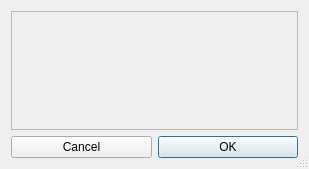
<?xml version="1.0" encoding="UTF-8"?>
<ui version="4.0">
 <class>CameraSelector</class>
 <widget class="QDialog" name="CameraSelector">
  <property name="windowModality">
   <enum>Qt::ApplicationModal</enum>
  </property>
  <property name="geometry">
   <rect>
    <x>0</x>
    <y>0</y>
    <width>309</width>
    <height>169</height>
   </rect>
  </property>
  <property name="windowTitle">
   <string>Select Cameras</string>
  </property>
  <property name="windowIcon">
   <iconset resource="../calibrationtool_resources.qrc">
    <normaloff>:/images/resource-files/icons/XMALab-Icon.png</normaloff>:/images/resource-files/icons/XMALab-Icon.png</iconset>
  </property>
  <property name="sizeGripEnabled">
   <bool>true</bool>
  </property>
  <property name="modal">
   <bool>true</bool>
  </property>
  <layout class="QGridLayout" name="gridLayout">
   <item row="1" column="1">
    <widget class="QPushButton" name="pushButton_OK">
     <property name="text">
      <string>OK</string>
     </property>
    </widget>
   </item>
   <item row="1" column="0">
    <widget class="QPushButton" name="pushButtonCancel">
     <property name="text">
      <string>Cancel</string>
     </property>
    </widget>
   </item>
   <item row="0" column="0" colspan="2">
    <widget class="QFrame" name="frame">
     <property name="frameShape">
      <enum>QFrame::StyledPanel</enum>
     </property>
     <property name="frameShadow">
      <enum>QFrame::Raised</enum>
     </property>
     <layout class="QGridLayout" name="gridLayout_2"/>
    </widget>
   </item>
  </layout>
 </widget>
 <resources>
  <include location="../calibrationtool_resources.qrc"/>
 </resources>
 <connections/>
</ui>
